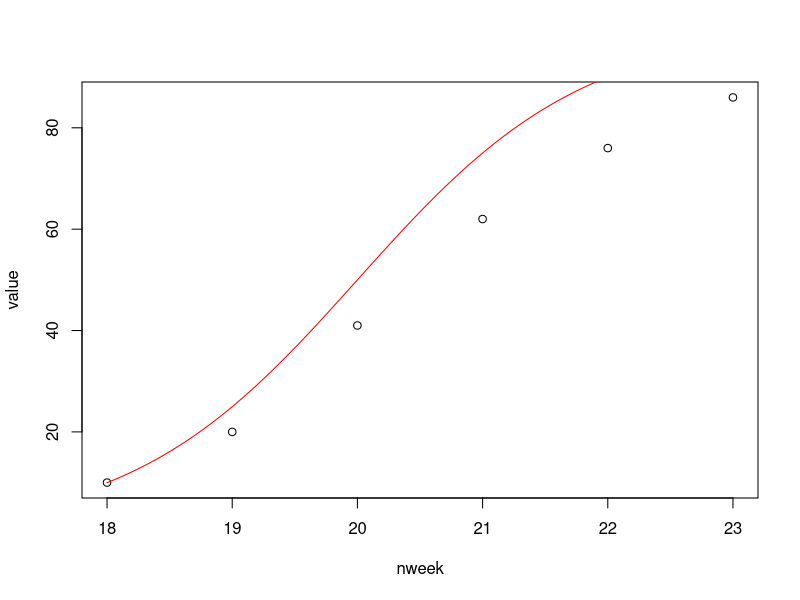
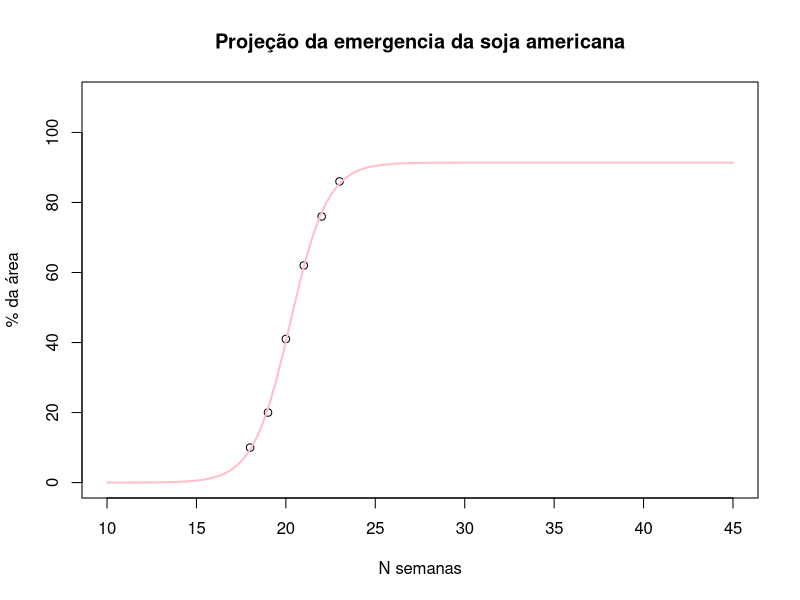

These charts were generated, in order, by the following R code:
library(readr)


dados <- read_csv("emergencia_soja.csv")

str(dados)
names(dados)

plot(value ~ nweek, data = dados )

start <- list(L = 100 , M = 20 , B = -1.1)

with(start,
     curve(L/(1 + exp(B * (x - M))), add = TRUE, col = "red"))


n0 <- nls(value  ~ L/(1 + exp(B * (nweek - M))),
          data = dados,
          start = start,
          trace = TRUE)

fit <- as.list(coef(n0))


plot(value ~ nweek,
     data = dados,
     xlim = c(10, 45),
     ylim = c(0, 110),
     ylab = "% da área",
     xlab = "N semanas",
     main ="Projeção da emergencia da soja americana")

with(fit,
     curve(L/(1 + exp(B * (x - M))),
           add = TRUE,
           lwd = 2,
           col = "pink"))
fit
